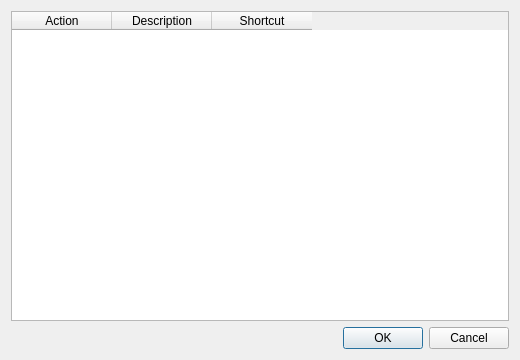
<?xml version="1.0" encoding="UTF-8"?>
<ui version="4.0">
 <comment>
    MIDI Virtual Piano Keyboard
    Copyright (C) 2008-2010, Pedro Lopez-Cabanillas
    Copyright (C) 2005-2010, rncbc aka Rui Nuno Capela. All rights reserved.

    This program is free software; you can redistribute it and/or modify
    it under the terms of the GNU General Public License as published by
    the Free Software Foundation; either version 3 of the License, or
    (at your option) any later version.

    This program is distributed in the hope that it will be useful,
    but WITHOUT ANY WARRANTY; without even the implied warranty of
    MERCHANTABILITY or FITNESS FOR A PARTICULAR PURPOSE.  See the
    GNU General Public License for more details.

    You should have received a copy of the GNU General Public License along
    with this program; If not, see http://www.gnu.org/licenses/
 </comment>
 <class>ShortcutDialog</class>
 <widget class="QDialog" name="ShortcutDialog">
  <property name="geometry">
   <rect>
    <x>0</x>
    <y>0</y>
    <width>520</width>
    <height>360</height>
   </rect>
  </property>
  <property name="windowTitle">
   <string>Keyboard Shortcuts</string>
  </property>
  <layout class="QVBoxLayout">
   <item>
    <widget class="QTableWidget" name="ShortcutTable">
     <property name="tabKeyNavigation">
      <bool>false</bool>
     </property>
     <property name="showDropIndicator" stdset="0">
      <bool>false</bool>
     </property>
     <property name="dragDropOverwriteMode">
      <bool>false</bool>
     </property>
     <property name="alternatingRowColors">
      <bool>true</bool>
     </property>
     <property name="selectionMode">
      <enum>QAbstractItemView::SingleSelection</enum>
     </property>
     <property name="selectionBehavior">
      <enum>QAbstractItemView::SelectRows</enum>
     </property>
     <property name="columnCount">
      <number>3</number>
     </property>
     <column>
      <property name="text">
       <string>Action</string>
      </property>
     </column>
     <column>
      <property name="text">
       <string>Description</string>
      </property>
     </column>
     <column>
      <property name="text">
       <string>Shortcut</string>
      </property>
     </column>
    </widget>
   </item>
   <item>
    <widget class="QDialogButtonBox" name="DialogButtonBox">
     <property name="orientation">
      <enum>Qt::Horizontal</enum>
     </property>
     <property name="standardButtons">
      <set>QDialogButtonBox::Cancel|QDialogButtonBox::Ok</set>
     </property>
    </widget>
   </item>
  </layout>
 </widget>
 <tabstops>
  <tabstop>ShortcutTable</tabstop>
  <tabstop>DialogButtonBox</tabstop>
 </tabstops>
 <resources>
  <include location="../data/vmpk.qrc"/>
 </resources>
 <connections/>
</ui>
